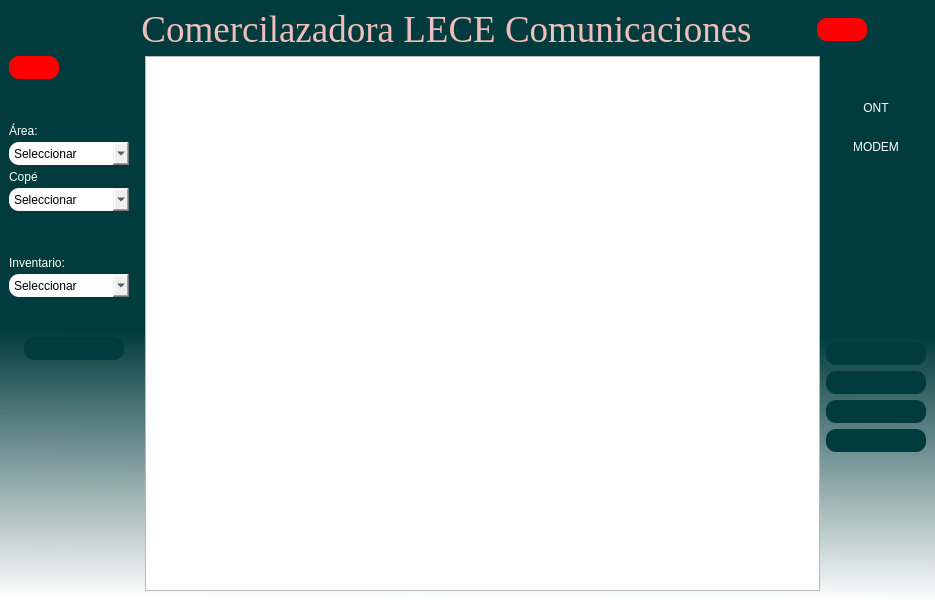
<?xml version="1.0" encoding="UTF-8"?>
<ui version="4.0">
 <class>Almacen</class>
 <widget class="QMainWindow" name="Almacen">
  <property name="geometry">
   <rect>
    <x>0</x>
    <y>0</y>
    <width>935</width>
    <height>600</height>
   </rect>
  </property>
  <property name="sizeIncrement">
   <size>
    <width>0</width>
    <height>0</height>
   </size>
  </property>
  <property name="baseSize">
   <size>
    <width>0</width>
    <height>8</height>
   </size>
  </property>
  <property name="windowTitle">
   <string>Almacén</string>
  </property>
  <property name="windowIcon">
   <iconset>
    <normaloff>../../assets/icons/almacen ngr.svg</normaloff>../../assets/icons/almacen ngr.svg</iconset>
  </property>
  <property name="styleSheet">
   <string notr="true">QWidget#centralwidget{
background-color: qlineargradient(spread:pad, x1:0.488444, y1:0.392, x2:0.483241, y2:1, stop:0.266917 rgba(1, 59, 61, 255), stop:1 rgba(255, 255, 255, 244));}</string>
  </property>
  <widget class="QWidget" name="centralwidget">
   <layout class="QVBoxLayout" name="verticalLayout_3">
    <item>
     <layout class="QHBoxLayout" name="horizontalLayout">
      <item>
       <spacer name="horizontalSpacer">
        <property name="orientation">
         <enum>Qt::Horizontal</enum>
        </property>
        <property name="sizeHint" stdset="0">
         <size>
          <width>40</width>
          <height>20</height>
         </size>
        </property>
       </spacer>
      </item>
      <item>
       <widget class="QLabel" name="Logo">
        <property name="minimumSize">
         <size>
          <width>0</width>
          <height>0</height>
         </size>
        </property>
        <property name="maximumSize">
         <size>
          <width>100</width>
          <height>90</height>
         </size>
        </property>
        <property name="text">
         <string/>
        </property>
        <property name="pixmap">
         <pixmap>../../assets/images/Nuevo aspecto.png</pixmap>
        </property>
        <property name="scaledContents">
         <bool>true</bool>
        </property>
       </widget>
      </item>
      <item>
       <spacer name="horizontalSpacer_3">
        <property name="orientation">
         <enum>Qt::Horizontal</enum>
        </property>
        <property name="sizeHint" stdset="0">
         <size>
          <width>40</width>
          <height>20</height>
         </size>
        </property>
       </spacer>
      </item>
      <item>
       <widget class="QLabel" name="Titulo">
        <property name="font">
         <font>
          <family>Times New Roman</family>
          <pointsize>28</pointsize>
          <weight>50</weight>
          <italic>false</italic>
          <bold>false</bold>
         </font>
        </property>
        <property name="cursor">
         <cursorShape>ArrowCursor</cursorShape>
        </property>
        <property name="toolTip">
         <string>&lt;html&gt;&lt;head/&gt;&lt;body&gt;&lt;p align=&quot;center&quot;&gt;&lt;br/&gt;&lt;/p&gt;&lt;/body&gt;&lt;/html&gt;</string>
        </property>
        <property name="whatsThis">
         <string>&lt;html&gt;&lt;head/&gt;&lt;body&gt;&lt;p align=&quot;center&quot;&gt;Comercilazadora LECE Comunicaciones&lt;/p&gt;&lt;/body&gt;&lt;/html&gt;</string>
        </property>
        <property name="layoutDirection">
         <enum>Qt::LeftToRight</enum>
        </property>
        <property name="autoFillBackground">
         <bool>false</bool>
        </property>
        <property name="styleSheet">
         <string notr="true">font: 28pt &quot;Times New Roman&quot;;
color:rgba(239, 191, 188, 255);
</string>
        </property>
        <property name="frameShadow">
         <enum>QFrame::Plain</enum>
        </property>
        <property name="midLineWidth">
         <number>0</number>
        </property>
        <property name="text">
         <string>Comercilazadora LECE Comunicaciones</string>
        </property>
        <property name="alignment">
         <set>Qt::AlignCenter</set>
        </property>
       </widget>
      </item>
      <item>
       <spacer name="horizontalSpacer_2">
        <property name="orientation">
         <enum>Qt::Horizontal</enum>
        </property>
        <property name="sizeHint" stdset="0">
         <size>
          <width>40</width>
          <height>20</height>
         </size>
        </property>
       </spacer>
      </item>
      <item>
       <widget class="QPushButton" name="btn_salir">
        <property name="minimumSize">
         <size>
          <width>50</width>
          <height>23</height>
         </size>
        </property>
        <property name="maximumSize">
         <size>
          <width>50</width>
          <height>23</height>
         </size>
        </property>
        <property name="cursor">
         <cursorShape>PointingHandCursor</cursorShape>
        </property>
        <property name="toolTip">
         <string>&lt;html&gt;&lt;head/&gt;&lt;body&gt;&lt;p align=&quot;center&quot;&gt;Salir&lt;/p&gt;&lt;/body&gt;&lt;/html&gt;</string>
        </property>
        <property name="styleSheet">
         <string notr="true">font: 12pt &quot;MS Shell Dlg 2&quot;;
background-color: rgb(255, 0, 0);
color:rgb(255, 255, 255);
border-radius: 10px;</string>
        </property>
        <property name="text">
         <string/>
        </property>
        <property name="icon">
         <iconset>
          <normaloff>../../assets/icons/salir.svg</normaloff>../../assets/icons/salir.svg</iconset>
        </property>
       </widget>
      </item>
      <item>
       <spacer name="horizontalSpacer_5">
        <property name="orientation">
         <enum>Qt::Horizontal</enum>
        </property>
        <property name="sizeHint" stdset="0">
         <size>
          <width>40</width>
          <height>20</height>
         </size>
        </property>
       </spacer>
      </item>
     </layout>
    </item>
    <item>
     <layout class="QHBoxLayout" name="horizontalLayout_3">
      <item>
       <layout class="QVBoxLayout" name="verticalLayout">
        <property name="spacing">
         <number>0</number>
        </property>
        <property name="rightMargin">
         <number>0</number>
        </property>
        <item>
         <widget class="QPushButton" name="btn_regresar">
          <property name="enabled">
           <bool>true</bool>
          </property>
          <property name="minimumSize">
           <size>
            <width>50</width>
            <height>23</height>
           </size>
          </property>
          <property name="maximumSize">
           <size>
            <width>50</width>
            <height>23</height>
           </size>
          </property>
          <property name="cursor">
           <cursorShape>PointingHandCursor</cursorShape>
          </property>
          <property name="toolTip">
           <string>&lt;html&gt;&lt;head/&gt;&lt;body&gt;&lt;p align=&quot;center&quot;&gt;Regresar&lt;/p&gt;&lt;/body&gt;&lt;/html&gt;</string>
          </property>
          <property name="styleSheet">
           <string notr="true">font: 12pt &quot;MS Shell Dlg 2&quot;;
background-color: rgb(255, 0, 0);
color:rgb(255, 255, 255);
border-radius: 10px;</string>
          </property>
          <property name="text">
           <string/>
          </property>
          <property name="icon">
           <iconset>
            <normaloff>../../assets/icons/atras bc.svg</normaloff>../../assets/icons/atras bc.svg</iconset>
          </property>
         </widget>
        </item>
        <item>
         <spacer name="verticalSpacer">
          <property name="orientation">
           <enum>Qt::Vertical</enum>
          </property>
          <property name="sizeType">
           <enum>QSizePolicy::Maximum</enum>
          </property>
          <property name="sizeHint" stdset="0">
           <size>
            <width>20</width>
            <height>40</height>
           </size>
          </property>
         </spacer>
        </item>
        <item>
         <widget class="QLabel" name="label">
          <property name="minimumSize">
           <size>
            <width>50</width>
            <height>23</height>
           </size>
          </property>
          <property name="maximumSize">
           <size>
            <width>50</width>
            <height>23</height>
           </size>
          </property>
          <property name="styleSheet">
           <string notr="true">color: rgb(255, 255, 255);
font: 12pt &quot;MS Shell Dlg 2&quot;;</string>
          </property>
          <property name="text">
           <string>Área:</string>
          </property>
         </widget>
        </item>
        <item>
         <widget class="QComboBox" name="str_area">
          <property name="minimumSize">
           <size>
            <width>120</width>
            <height>23</height>
           </size>
          </property>
          <property name="maximumSize">
           <size>
            <width>120</width>
            <height>23</height>
           </size>
          </property>
          <property name="cursor">
           <cursorShape>PointingHandCursor</cursorShape>
          </property>
          <property name="styleSheet">
           <string notr="true">color: rgb(0, 0, 0);
border-radius: 10px;
font: 12pt &quot;MS Shell Dlg 2&quot;;
</string>
          </property>
          <item>
           <property name="text">
            <string>Seleccionar</string>
           </property>
          </item>
         </widget>
        </item>
        <item>
         <widget class="QLabel" name="label_2">
          <property name="minimumSize">
           <size>
            <width>50</width>
            <height>23</height>
           </size>
          </property>
          <property name="maximumSize">
           <size>
            <width>50</width>
            <height>23</height>
           </size>
          </property>
          <property name="styleSheet">
           <string notr="true">color: rgb(255, 255, 255);
font: 12pt &quot;MS Shell Dlg 2&quot;;</string>
          </property>
          <property name="text">
           <string>Copé</string>
          </property>
         </widget>
        </item>
        <item>
         <widget class="QComboBox" name="str_cope">
          <property name="minimumSize">
           <size>
            <width>120</width>
            <height>23</height>
           </size>
          </property>
          <property name="maximumSize">
           <size>
            <width>120</width>
            <height>23</height>
           </size>
          </property>
          <property name="cursor">
           <cursorShape>PointingHandCursor</cursorShape>
          </property>
          <property name="styleSheet">
           <string notr="true">color: rgb(0, 0, 0);
border-radius: 10px;
font: 12pt &quot;MS Shell Dlg 2&quot;;
</string>
          </property>
          <item>
           <property name="text">
            <string>Seleccionar</string>
           </property>
          </item>
         </widget>
        </item>
        <item>
         <spacer name="verticalSpacer_2">
          <property name="orientation">
           <enum>Qt::Vertical</enum>
          </property>
          <property name="sizeType">
           <enum>QSizePolicy::Maximum</enum>
          </property>
          <property name="sizeHint" stdset="0">
           <size>
            <width>20</width>
            <height>40</height>
           </size>
          </property>
         </spacer>
        </item>
        <item>
         <widget class="QLabel" name="label_3">
          <property name="minimumSize">
           <size>
            <width>130</width>
            <height>23</height>
           </size>
          </property>
          <property name="maximumSize">
           <size>
            <width>130</width>
            <height>23</height>
           </size>
          </property>
          <property name="styleSheet">
           <string notr="true">color: rgb(255, 255, 255);
font: 12pt &quot;MS Shell Dlg 2&quot;;</string>
          </property>
          <property name="text">
           <string>Inventario:</string>
          </property>
         </widget>
        </item>
        <item>
         <widget class="QComboBox" name="str_tabla">
          <property name="minimumSize">
           <size>
            <width>120</width>
            <height>23</height>
           </size>
          </property>
          <property name="maximumSize">
           <size>
            <width>120</width>
            <height>23</height>
           </size>
          </property>
          <property name="cursor">
           <cursorShape>PointingHandCursor</cursorShape>
          </property>
          <property name="styleSheet">
           <string notr="true">color: rgb(0, 0, 0);
border-radius: 10px;
font: 12pt &quot;MS Shell Dlg 2&quot;;
</string>
          </property>
          <item>
           <property name="text">
            <string>Seleccionar</string>
           </property>
          </item>
          <item>
           <property name="text">
            <string>Almacén</string>
           </property>
          </item>
          <item>
           <property name="text">
            <string>ONT</string>
           </property>
          </item>
          <item>
           <property name="text">
            <string>MODEM</string>
           </property>
          </item>
         </widget>
        </item>
        <item>
         <spacer name="verticalSpacer_3">
          <property name="orientation">
           <enum>Qt::Vertical</enum>
          </property>
          <property name="sizeType">
           <enum>QSizePolicy::Maximum</enum>
          </property>
          <property name="sizeHint" stdset="0">
           <size>
            <width>15</width>
            <height>40</height>
           </size>
          </property>
         </spacer>
        </item>
        <item>
         <layout class="QHBoxLayout" name="horizontalLayout_2">
          <item>
           <spacer name="horizontalSpacer_6">
            <property name="orientation">
             <enum>Qt::Horizontal</enum>
            </property>
            <property name="sizeType">
             <enum>QSizePolicy::Maximum</enum>
            </property>
            <property name="sizeHint" stdset="0">
             <size>
              <width>10</width>
              <height>20</height>
             </size>
            </property>
           </spacer>
          </item>
          <item>
           <widget class="QPushButton" name="btn_buscar">
            <property name="sizePolicy">
             <sizepolicy hsizetype="Minimum" vsizetype="Fixed">
              <horstretch>0</horstretch>
              <verstretch>0</verstretch>
             </sizepolicy>
            </property>
            <property name="minimumSize">
             <size>
              <width>100</width>
              <height>23</height>
             </size>
            </property>
            <property name="maximumSize">
             <size>
              <width>100</width>
              <height>23</height>
             </size>
            </property>
            <property name="cursor">
             <cursorShape>PointingHandCursor</cursorShape>
            </property>
            <property name="toolTip">
             <string>&lt;html&gt;&lt;head/&gt;&lt;body&gt;&lt;p align=&quot;center&quot;&gt;Buscar&lt;/p&gt;&lt;/body&gt;&lt;/html&gt;</string>
            </property>
            <property name="layoutDirection">
             <enum>Qt::LeftToRight</enum>
            </property>
            <property name="styleSheet">
             <string notr="true">font: 12pt &quot;MS Shell Dlg 2&quot;;
background-color: rgb(1, 59, 61);
border-radius: 10px;
color:rgb(255, 255, 255);</string>
            </property>
            <property name="text">
             <string/>
            </property>
            <property name="icon">
             <iconset>
              <normaloff>../../assets/icons/buscar.svg</normaloff>../../assets/icons/buscar.svg</iconset>
            </property>
           </widget>
          </item>
          <item>
           <spacer name="horizontalSpacer_4">
            <property name="orientation">
             <enum>Qt::Horizontal</enum>
            </property>
            <property name="sizeType">
             <enum>QSizePolicy::Maximum</enum>
            </property>
            <property name="sizeHint" stdset="0">
             <size>
              <width>10</width>
              <height>20</height>
             </size>
            </property>
           </spacer>
          </item>
         </layout>
        </item>
        <item>
         <spacer name="verticalSpacer_7">
          <property name="orientation">
           <enum>Qt::Vertical</enum>
          </property>
          <property name="sizeHint" stdset="0">
           <size>
            <width>20</width>
            <height>40</height>
           </size>
          </property>
         </spacer>
        </item>
       </layout>
      </item>
      <item>
       <widget class="QTableWidget" name="tablaalmacen">
        <property name="cursor" stdset="0">
         <cursorShape>IBeamCursor</cursorShape>
        </property>
        <attribute name="horizontalHeaderStretchLastSection">
         <bool>false</bool>
        </attribute>
        <attribute name="verticalHeaderStretchLastSection">
         <bool>false</bool>
        </attribute>
       </widget>
      </item>
      <item>
       <layout class="QVBoxLayout" name="verticalLayout_2">
        <item>
         <spacer name="verticalSpacer_4">
          <property name="orientation">
           <enum>Qt::Vertical</enum>
          </property>
          <property name="sizeType">
           <enum>QSizePolicy::Maximum</enum>
          </property>
          <property name="sizeHint" stdset="0">
           <size>
            <width>20</width>
            <height>40</height>
           </size>
          </property>
         </spacer>
        </item>
        <item>
         <widget class="QPushButton" name="btn_ont">
          <property name="minimumSize">
           <size>
            <width>100</width>
            <height>23</height>
           </size>
          </property>
          <property name="maximumSize">
           <size>
            <width>100</width>
            <height>23</height>
           </size>
          </property>
          <property name="cursor">
           <cursorShape>PointingHandCursor</cursorShape>
          </property>
          <property name="toolTip">
           <string>&lt;html&gt;&lt;head/&gt;&lt;body&gt;&lt;p align=&quot;center&quot;&gt;Registrar ONT&lt;/p&gt;&lt;/body&gt;&lt;/html&gt;</string>
          </property>
          <property name="styleSheet">
           <string notr="true">font: 12pt &quot;MS Shell Dlg 2&quot;;
background-color: rgb(1, 59, 61);
border-radius: 10px;
color:rgb(255, 255, 255);</string>
          </property>
          <property name="text">
           <string>ONT</string>
          </property>
         </widget>
        </item>
        <item>
         <spacer name="verticalSpacer_8">
          <property name="orientation">
           <enum>Qt::Vertical</enum>
          </property>
          <property name="sizeType">
           <enum>QSizePolicy::Maximum</enum>
          </property>
          <property name="sizeHint" stdset="0">
           <size>
            <width>5</width>
            <height>10</height>
           </size>
          </property>
         </spacer>
        </item>
        <item>
         <widget class="QPushButton" name="btn_modem">
          <property name="minimumSize">
           <size>
            <width>100</width>
            <height>23</height>
           </size>
          </property>
          <property name="maximumSize">
           <size>
            <width>100</width>
            <height>23</height>
           </size>
          </property>
          <property name="cursor">
           <cursorShape>PointingHandCursor</cursorShape>
          </property>
          <property name="toolTip">
           <string>&lt;html&gt;&lt;head/&gt;&lt;body&gt;&lt;p align=&quot;center&quot;&gt;Registrar MODEM&lt;/p&gt;&lt;/body&gt;&lt;/html&gt;</string>
          </property>
          <property name="styleSheet">
           <string notr="true">font: 12pt &quot;MS Shell Dlg 2&quot;;
background-color: rgb(1, 59, 61);
border-radius: 10px;
color:rgb(255, 255, 255);</string>
          </property>
          <property name="text">
           <string>MODEM</string>
          </property>
         </widget>
        </item>
        <item>
         <spacer name="verticalSpacer_9">
          <property name="orientation">
           <enum>Qt::Vertical</enum>
          </property>
          <property name="sizeType">
           <enum>QSizePolicy::Maximum</enum>
          </property>
          <property name="sizeHint" stdset="0">
           <size>
            <width>5</width>
            <height>10</height>
           </size>
          </property>
         </spacer>
        </item>
        <item>
         <widget class="QPushButton" name="btn_almacen">
          <property name="minimumSize">
           <size>
            <width>100</width>
            <height>23</height>
           </size>
          </property>
          <property name="maximumSize">
           <size>
            <width>100</width>
            <height>23</height>
           </size>
          </property>
          <property name="cursor">
           <cursorShape>PointingHandCursor</cursorShape>
          </property>
          <property name="toolTip">
           <string>&lt;html&gt;&lt;head/&gt;&lt;body&gt;&lt;p align=&quot;center&quot;&gt;Ingresar Almacén&lt;/p&gt;&lt;/body&gt;&lt;/html&gt;</string>
          </property>
          <property name="styleSheet">
           <string notr="true">font: 12pt &quot;MS Shell Dlg 2&quot;;
background-color: rgb(1, 59, 61);
border-radius: 10px;
color:rgb(255, 255, 255);</string>
          </property>
          <property name="text">
           <string/>
          </property>
          <property name="icon">
           <iconset>
            <normaloff>../../assets/icons/almacen_1.svg</normaloff>../../assets/icons/almacen_1.svg</iconset>
          </property>
         </widget>
        </item>
        <item>
         <spacer name="verticalSpacer_5">
          <property name="orientation">
           <enum>Qt::Vertical</enum>
          </property>
          <property name="sizeHint" stdset="0">
           <size>
            <width>20</width>
            <height>40</height>
           </size>
          </property>
         </spacer>
        </item>
        <item>
         <widget class="QPushButton" name="btn_catalogo">
          <property name="minimumSize">
           <size>
            <width>100</width>
            <height>23</height>
           </size>
          </property>
          <property name="maximumSize">
           <size>
            <width>100</width>
            <height>23</height>
           </size>
          </property>
          <property name="cursor">
           <cursorShape>PointingHandCursor</cursorShape>
          </property>
          <property name="toolTip">
           <string>&lt;html&gt;&lt;head/&gt;&lt;body&gt;&lt;p align=&quot;center&quot;&gt;Abrir catalogo&lt;/p&gt;&lt;/body&gt;&lt;/html&gt;</string>
          </property>
          <property name="styleSheet">
           <string notr="true">font: 12pt &quot;MS Shell Dlg 2&quot;;
background-color: rgb(1, 59, 61);
border-radius: 10px;
color:rgb(255, 255, 255);</string>
          </property>
          <property name="locale">
           <locale language="StandardMoroccanTamazight" country="Morocco"/>
          </property>
          <property name="text">
           <string/>
          </property>
          <property name="icon">
           <iconset>
            <normaloff>../../assets/icons/catalogo.svg</normaloff>../../assets/icons/catalogo.svg</iconset>
          </property>
         </widget>
        </item>
        <item>
         <widget class="QPushButton" name="btn_movalmacen">
          <property name="minimumSize">
           <size>
            <width>100</width>
            <height>23</height>
           </size>
          </property>
          <property name="maximumSize">
           <size>
            <width>100</width>
            <height>23</height>
           </size>
          </property>
          <property name="cursor">
           <cursorShape>PointingHandCursor</cursorShape>
          </property>
          <property name="toolTip">
           <string>&lt;html&gt;&lt;head/&gt;&lt;body&gt;&lt;p&gt;Mover a otro almacen&lt;/p&gt;&lt;/body&gt;&lt;/html&gt;</string>
          </property>
          <property name="styleSheet">
           <string notr="true">font: 12pt &quot;MS Shell Dlg 2&quot;;
background-color: rgb(1, 59, 61);
border-radius: 10px;
color:rgb(255, 255, 255);</string>
          </property>
          <property name="text">
           <string/>
          </property>
          <property name="icon">
           <iconset>
            <normaloff>../../assets/icons/truck.svg</normaloff>../../assets/icons/truck.svg</iconset>
          </property>
         </widget>
        </item>
        <item>
         <widget class="QPushButton" name="btn_almacentecnico">
          <property name="minimumSize">
           <size>
            <width>100</width>
            <height>23</height>
           </size>
          </property>
          <property name="maximumSize">
           <size>
            <width>100</width>
            <height>23</height>
           </size>
          </property>
          <property name="cursor">
           <cursorShape>PointingHandCursor</cursorShape>
          </property>
          <property name="toolTip">
           <string>&lt;html&gt;&lt;head/&gt;&lt;body&gt;&lt;p&gt;Entregar material&lt;/p&gt;&lt;/body&gt;&lt;/html&gt;</string>
          </property>
          <property name="styleSheet">
           <string notr="true">font: 12pt &quot;MS Shell Dlg 2&quot;;
background-color: rgb(1, 59, 61);
border-radius: 10px;
color:rgb(255, 255, 255);</string>
          </property>
          <property name="text">
           <string/>
          </property>
          <property name="icon">
           <iconset>
            <normaloff>../../assets/icons/user-check.svg</normaloff>../../assets/icons/user-check.svg</iconset>
          </property>
         </widget>
        </item>
        <item>
         <widget class="QPushButton" name="btn_recibir">
          <property name="minimumSize">
           <size>
            <width>100</width>
            <height>23</height>
           </size>
          </property>
          <property name="maximumSize">
           <size>
            <width>100</width>
            <height>23</height>
           </size>
          </property>
          <property name="cursor">
           <cursorShape>PointingHandCursor</cursorShape>
          </property>
          <property name="toolTip">
           <string>&lt;html&gt;&lt;head/&gt;&lt;body&gt;&lt;p align=&quot;center&quot;&gt;&lt;span style=&quot; font-size:12pt;&quot;&gt;Recibir material&lt;/span&gt;&lt;/p&gt;&lt;/body&gt;&lt;/html&gt;</string>
          </property>
          <property name="styleSheet">
           <string notr="true">background-color: rgb(1, 59, 61);
color: rgb(255, 255, 255);
border-radius: 10px;</string>
          </property>
          <property name="text">
           <string/>
          </property>
          <property name="icon">
           <iconset>
            <normaloff>../../assets/icons/truck-loading.png</normaloff>../../assets/icons/truck-loading.png</iconset>
          </property>
         </widget>
        </item>
        <item>
         <spacer name="verticalSpacer_6">
          <property name="orientation">
           <enum>Qt::Vertical</enum>
          </property>
          <property name="sizeHint" stdset="0">
           <size>
            <width>20</width>
            <height>40</height>
           </size>
          </property>
         </spacer>
        </item>
       </layout>
      </item>
     </layout>
    </item>
   </layout>
  </widget>
 </widget>
 <resources>
  <include location="../assets/images/imagenes.qrc"/>
 </resources>
 <connections/>
</ui>
